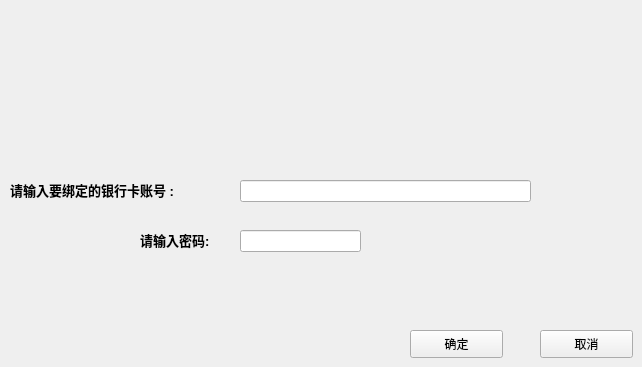
    <widget class="QWidget" name="page_13">
     <widget class="QLineEdit" name="lineEdit_5">
      <property name="geometry">
       <rect>
        <x>240</x>
        <y>180</y>
        <width>291</width>
        <height>22</height>
       </rect>
      </property>
     </widget>
     <widget class="QPushButton" name="pushButton_29">
      <property name="geometry">
       <rect>
        <x>410</x>
        <y>330</y>
        <width>93</width>
        <height>28</height>
       </rect>
      </property>
      <property name="text">
       <string>确定</string>
      </property>
     </widget>
     <widget class="QPushButton" name="pushButton_30">
      <property name="geometry">
       <rect>
        <x>540</x>
        <y>330</y>
        <width>93</width>
        <height>28</height>
       </rect>
      </property>
      <property name="text">
       <string>取消</string>
      </property>
     </widget>
     <widget class="QLabel" name="label_51">
      <property name="geometry">
       <rect>
        <x>10</x>
        <y>180</y>
        <width>231</width>
        <height>21</height>
       </rect>
      </property>
      <property name="text">
       <string>&lt;html&gt;&lt;head/&gt;&lt;body&gt;&lt;p&gt;&lt;span style=&quot; font-size:10pt; font-weight:600;&quot;&gt;请输入要绑定的银行卡账号 :&lt;/span&gt;&lt;/p&gt;&lt;/body&gt;&lt;/html&gt;</string>
      </property>
     </widget>
     <widget class="QLabel" name="label_65">
      <property name="geometry">
       <rect>
        <x>140</x>
        <y>230</y>
        <width>101</width>
        <height>21</height>
       </rect>
      </property>
      <property name="text">
       <string>&lt;html&gt;&lt;head/&gt;&lt;body&gt;&lt;p&gt;&lt;span style=&quot; font-size:10pt; font-weight:600;&quot;&gt;请输入密码:&lt;/span&gt;&lt;/p&gt;&lt;/body&gt;&lt;/html&gt;</string>
      </property>
     </widget>
     <widget class="QLineEdit" name="lineEdit_6">
      <property name="geometry">
       <rect>
        <x>240</x>
        <y>230</y>
        <width>121</width>
        <height>22</height>
       </rect>
      </property>
     </widget>
    </widget>
